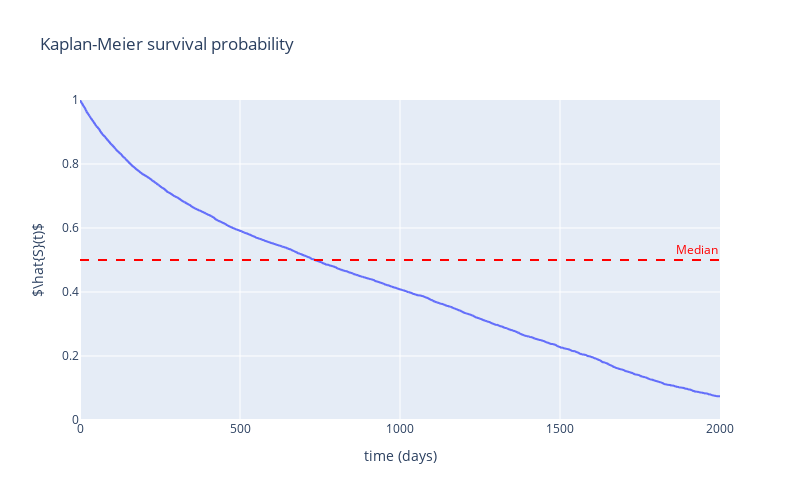

The notebook cell saved with this chart:
### Code cell
km_proba = pd.DataFrame(
    dict(
        time=times,
        survival_curve=km_survival_probabilities
    )
)
fig = px.line(
    km_proba,
    x="time",
    y="survival_curve",
    title="Kaplan-Meier survival probability",
)
fig.add_hline(
    y=0.50,
    annotation_text="Median",
    line_dash="dash",
    line_color="red",
    annotation_font_color="red",
)

fig.update_layout(
    height=500,
    width=800,
    xaxis_title="time (days)",
    yaxis_title=r"$\hat{S}(t)$ ",
    yaxis_range=[0, 1],
)

### Figure 1 — Plotly figure (JSON) as saved in the notebook; plotly's stock layout.template omitted (floating-point values rounded to 4 significant figures; data arrays with more than 128 entries replaced by an {"elided": "..."} marker saying what was removed)
{"data": [{"hovertemplate": "time=%{x}<br>survival_curve=%{y}<extra></extra>", "legendgroup": "", "line": {"color": "#636efa", "dash": "solid"}, "marker": {"symbol": "circle"}, "mode": "lines", "name": "", "showlegend": false, "type": "scattergl", "x": {"elided": "8294 float values"}, "xaxis": "x", "y": {"elided": "8294 float values"}, "yaxis": "y"}], "layout": {"annotations": [{"font": {"color": "red"}, "showarrow": false, "text": "Median", "x": 1, "xanchor": "right", "xref": "x domain", "y": 0.5, "yanchor": "bottom", "yref": "y"}], "height": 500, "legend": {"tracegroupgap": 0}, "shapes": [{"line": {"color": "red", "dash": "dash"}, "type": "line", "x0": 0, "x1": 1, "xref": "x domain", "y0": 0.5, "y1": 0.5, "yref": "y"}], "title": {"text": "Kaplan-Meier survival probability"}, "width": 800, "xaxis": {"anchor": "y", "domain": [0, 1], "title": {"text": "time (days)"}}, "yaxis": {"anchor": "x", "domain": [0, 1], "range": [0, 1], "title": {"text": "$\\hat{S}(t)$ "}}}}
